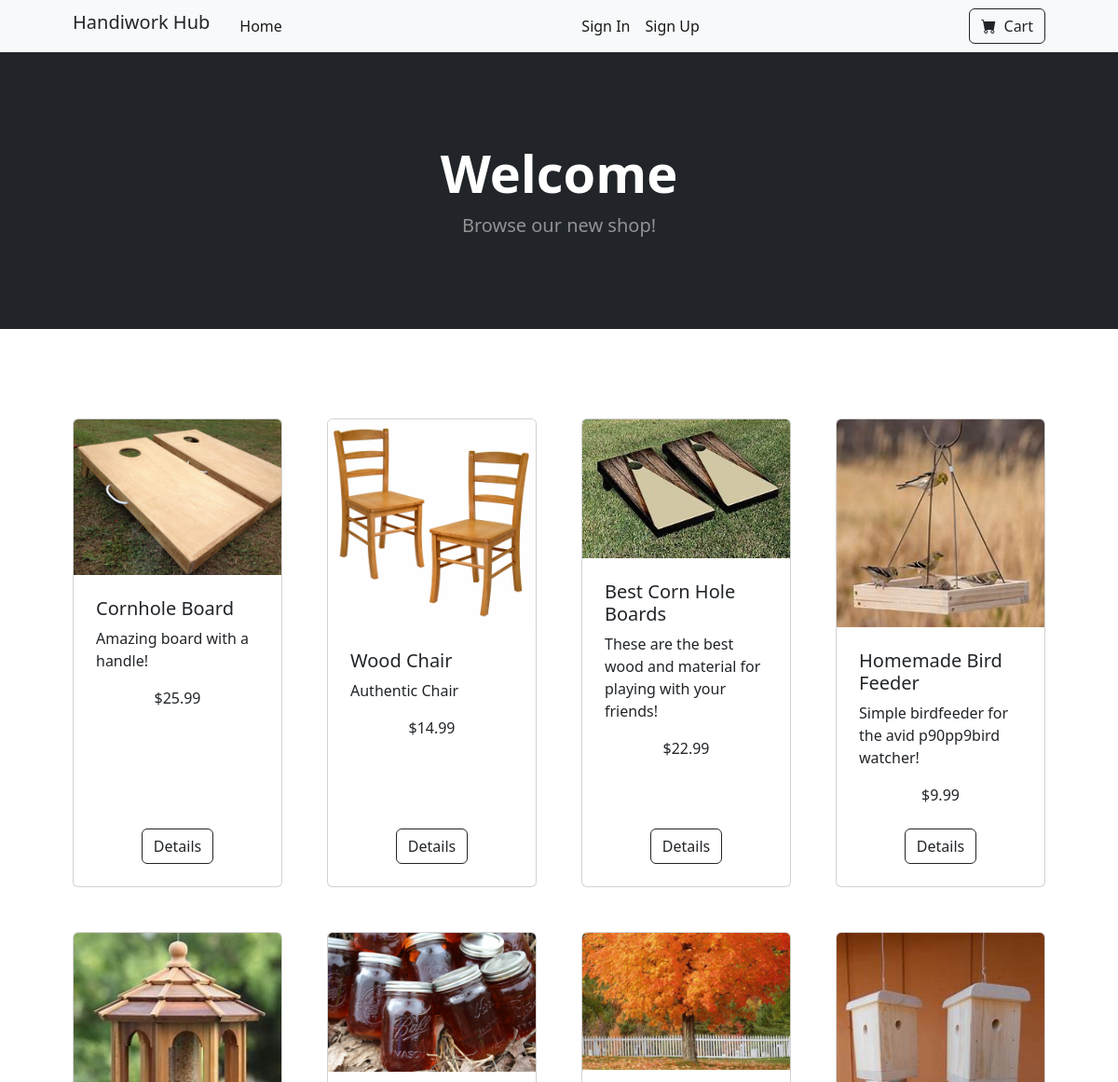
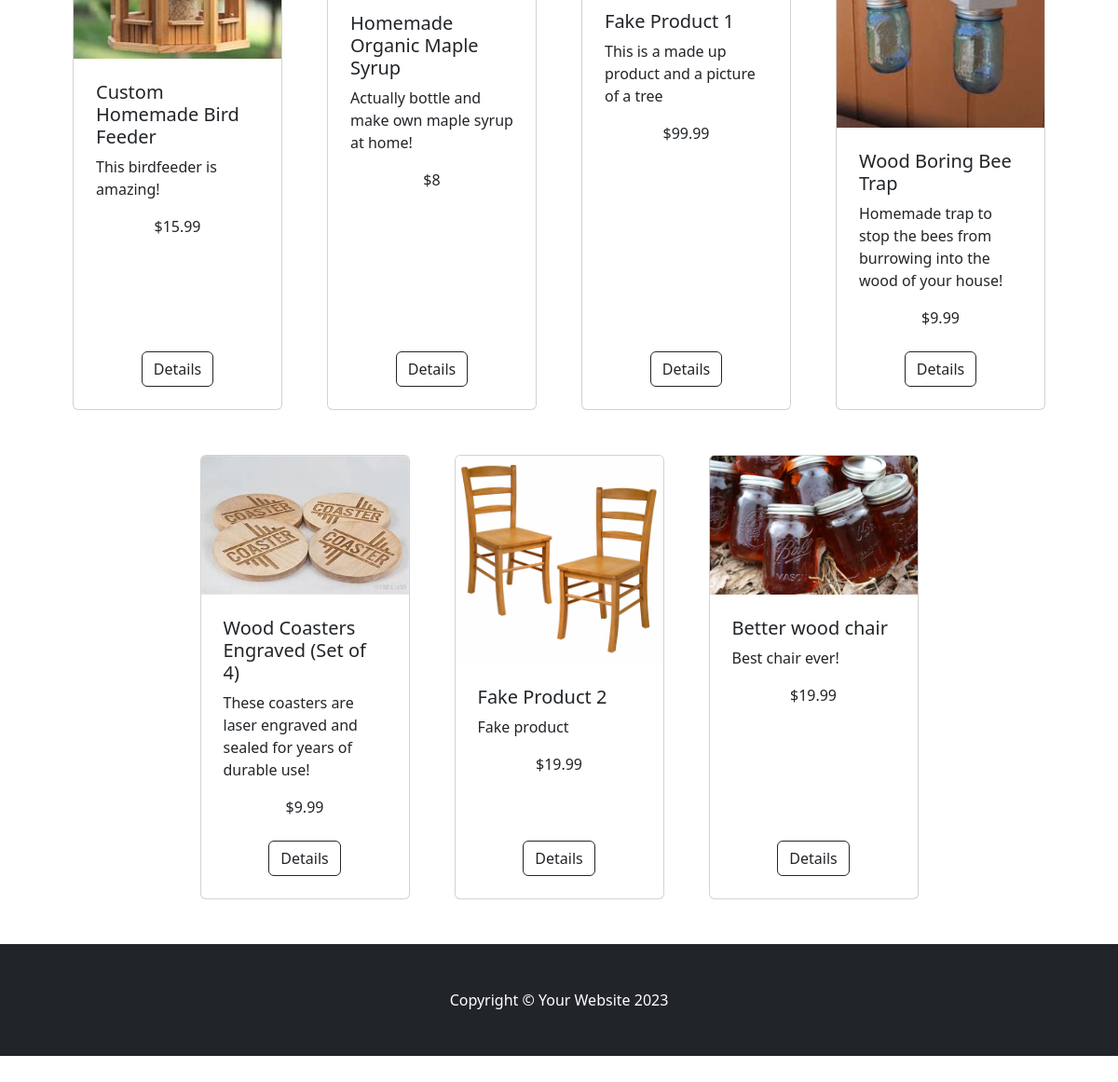
The app's page /startbootstrap-shop-homepage-gh-pages/index.php with its own data (2 pictures, top to bottom).
### tables this page shows
CREATE TABLE `products` (
  `productID` int(64) NOT NULL,
  `userID` int(255) NOT NULL,
  `Name` varchar(255) NOT NULL,
  `Description` varchar(255) NOT NULL,
  `Price` varchar(255) NOT NULL,
  `StockQuantity` int(255) NOT NULL,
  `Image` varchar(255) NOT NULL
);

### startbootstrap-shop-homepage-gh-pages/index.php (the view, shortened to what this page needs)
<?php
require_once 'header.php';
?>
<header class="bg-dark py-5">
        <div class="container px-4 px-lg-5 my-5">
            <div class="text-center text-white">
                <h1 class="display-4 fw-bolder">Welcome <?php echo isset($_SESSION['firstname']) ? $_SESSION['firstname'] : ''; ?></h1>
                <p class="lead fw-normal text-white-50 mb-0">Browse our new shop!</p>
            </div>
        </div>
    </header>
    <section class="py-5">
    <div class="container px-4 px-lg-5 mt-5">
        <div class="row gx-4 gx-lg-5 row-cols-2 row-cols-md-3 row-cols-xl-4 justify-content-center">
            <?php
            $stmt = $pdo->query("SELECT * FROM products");
            $products = $stmt->fetchAll(PDO::FETCH_ASSOC);
            if (!empty($products)) {
                foreach ($products as $product) {
            ?>
                    <div class="col mb-5">
                        <div class="card h-100">
                            <img class="card-img-top" src="uploads/<?php echo $product['Image']; ?>" alt="<?php echo $product['Name']; ?>">
                            <div class="card-body p-4">
                                <h5 class="card-title"><?php echo $product['Name']; ?></h5>
                                <p class="card-text"><?php echo $product['Description']; ?></p>
                                <div class="text-center">
                                    $<?php echo $product['Price']; ?>
                                </div>
                            </div>
                            <div class="card-footer p-4 pt-0 border-top-0 bg-transparent">
                                <div class="text-center">
                                    <a class="btn btn-outline-dark mt-auto" href="details.php?id=<?= $product['productID']?>">Details</a>
                                </div>
                            </div>
                        </div>
                    </div>
            <?php
                }
            } else {
                echo "No products available.";
            }
            ?>
        </div>
    </div>
        <footer class="py-5 bg-dark">
            <div class="container"><p class="m-0 text-center text-white">Copyright &copy; Your Website 2023</p></div>
        </footer>
    </body>
</html>

### startbootstrap-shop-homepage-gh-pages/header.php (shortened to what this page needs)
<?php
$userIsSignedIn = isset($_SESSION['username']);
?>
<!DOCTYPE html>
<html lang="en">
    <head>
        <link href="https://cdn.jsdelivr.net/npm/bootstrap-icons@1.5.0/font/bootstrap-icons.css" rel="stylesheet" />
        <link href="css/styles.css" rel="stylesheet" />
    </head>
    <body>
<nav class="navbar navbar-expand-lg navbar-light bg-light sticky-top">
    <div class="container px-4 px-lg-5">
        <h5>Handiwork Hub</h5>
        <div class="collapse navbar-collapse" id="navbarSupportedContent">
            <ul class="navbar-nav me-auto mb-2 mb-lg-0 ms-lg-4">
                <li class="nav-item"><a class="nav-link active" aria-current="page" href="index.php">Home</a></li>
            </ul>
            <?php
                if (isset($_SESSION['username'])) {
                    echo '<ul class="navbar-nav me-auto mb-2 mb-lg-0 ms-lg-4">';
                    echo '<li class="nav-item"><a class="nav-link active" aria-current="page" href="logout.php">Logout</a></li>';
                    if (isset($_SESSION['usertype']) && $_SESSION['usertype'] == 'admin') {
                        echo '<li class="nav-item"><a class="nav-link active" aria-current="page" href="admin.php">Admin Page</a></li>';
                    }
                    echo '</ul>';
                } else {
                    echo '<ul class="navbar-nav me-auto mb-2 mb-lg-0 ms-lg-4">';
                    echo '<li class="nav-item"><a class="nav-link active" aria-current="page" href="signin.php">Sign In</a></li>';
                    echo '<li class="nav-item"><a class="nav-link active" aria-current="page" href="signup.php">Sign Up</a></li>';
                    echo '</ul>';
                }
                ?>
                <form class="d-flex" action="<?= $userIsSignedIn ? 'viewcart.php' : '#' ?>" method="post">
                    <button class="btn btn-outline-dark" type="<?= $userIsSignedIn ? 'submit' : 'button' ?>">
                        <i class="bi-cart-fill me-1"></i>
                        Cart
                    </button>
                </form>
        </div>
    </div>
</nav>

### records on screen
products: Image (picture), Name "Cornhole Board", Description "Amazing board with a handle!", Price "25.99"
products: Image (picture), Name "Wood Chair", Description "Authentic Chair", Price "14.99"
products: Image (picture), Name "Best Corn Hole Boards", Description "These are the best wood and material for playing with your friends!", Price "22.99"
products: Image (picture), Name "Homemade Bird Feeder", Description "Simple birdfeeder for the avid p90pp9bird watcher!", Price "9.99"
products: Image (picture), Name "Custom Homemade Bird Feeder", Description "This birdfeeder is amazing!", Price "15.99"
products: Image (picture), Name "Homemade Organic Maple Syrup", Description "Actually bottle and make own maple syrup at home!", Price "8"
products: Image (picture), Name "Fake Product 1", Description "This is a made up product and a picture of a tree", Price "99.99"
products: Image (picture), Name "Wood Boring Bee Trap", Description "Homemade trap to stop the bees from burrowing into the wood of your house!", Price "9.99"
products: Image (picture), Name "Wood Coasters Engraved (Set of 4)", Description "These coasters are laser engraved and sealed for years of durable use!", Price "9.99"
products: Image (picture), Name "Fake Product 2", Description "Fake product", Price "19.99"
products: Image (picture), Name "Better wood chair", Description "Best chair ever!", Price "19.99"
